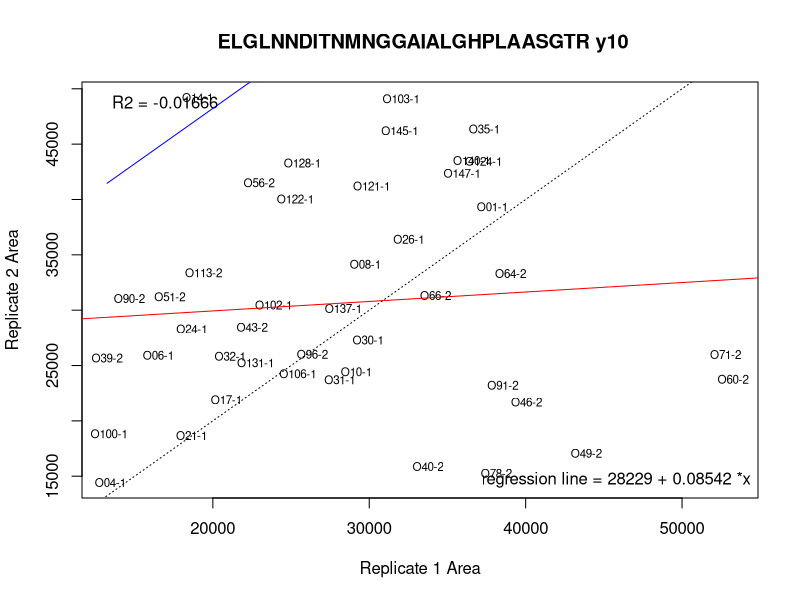
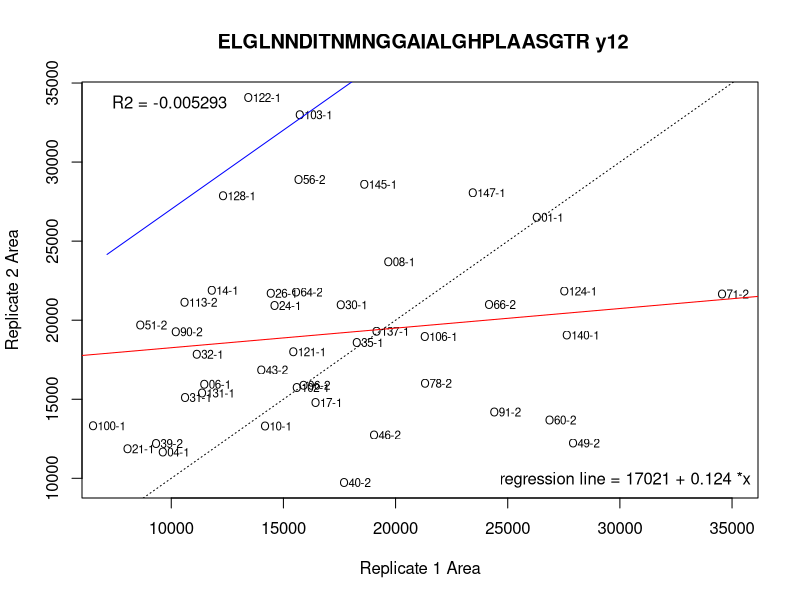
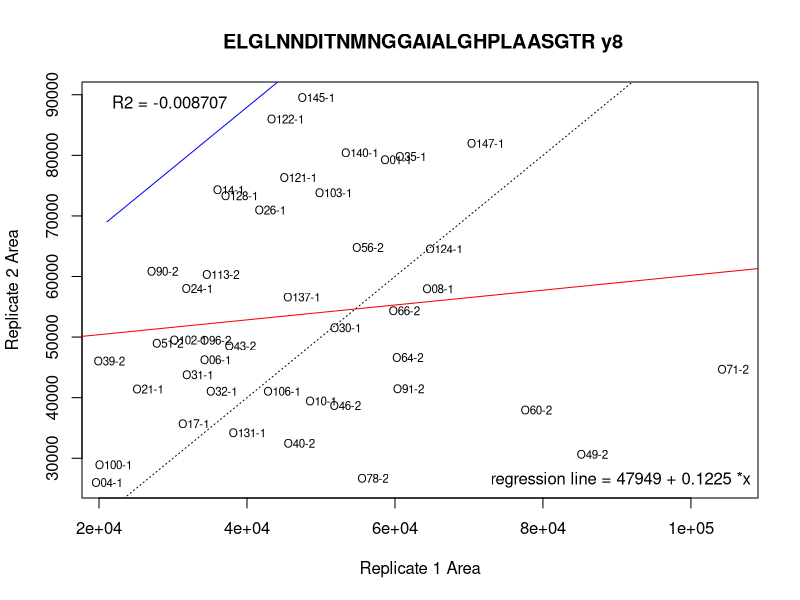
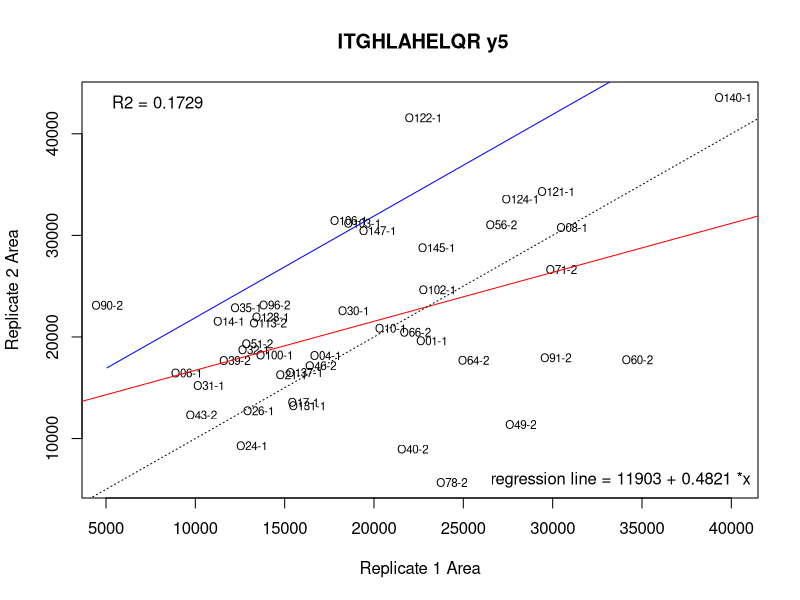
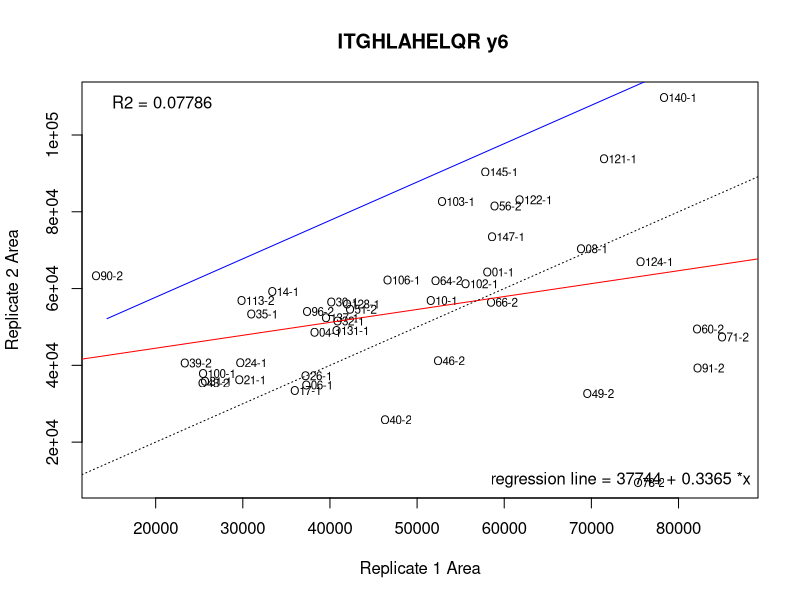
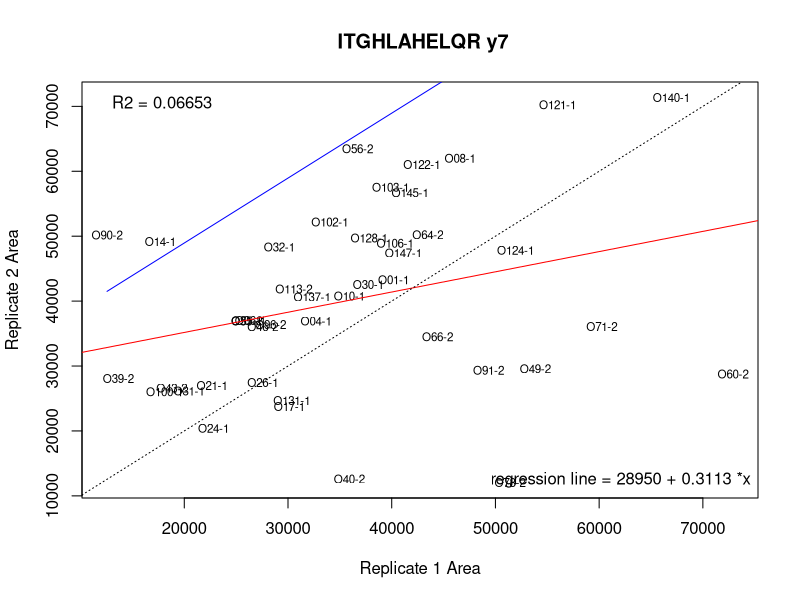
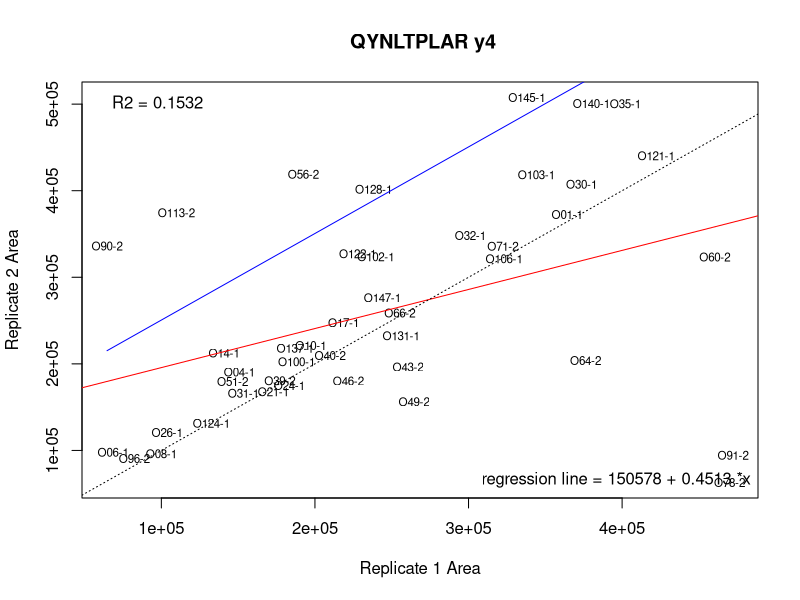
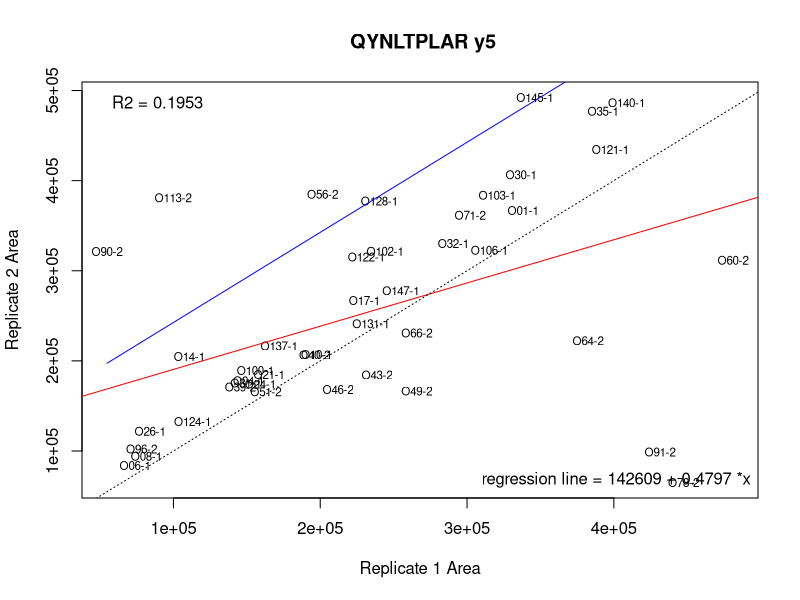

Reproduce these figures in R, in order. (Note: this script raises an error after producing the figures.)
#In this script, I'll regress my technical replicate batches against eachother, then plot an x = y line. If more than 95% of my points fall outside of a 95% CI, I will remove that transition from analysis. Finally, I'll remake my NMDS plot to see if anything improves.

#### SET WORKING DIRECTORY ####
setwd(dir = "../..") #Set the working directory to the folder with all SRM analysis files (project-oyster-oa/analyses/DNR_SRM_20170902)
getwd()

#### IMPORT DATA ####

SRMAreas <- read.csv("2017-09-12-Gigas-SRM-ReplicatesOnly-PostDilutionCurve-NoPivot-RevisedSettings-Report.csv", na.strings = "#N/A") #Specify Skyline's special way of designating N/A values
head(SRMAreas) #Confirm import
tail(SRMAreas) #Confirm import

#### CREATE A MASTER DATAFRAME ####

#I want to merge my Skyline data with sample names, sites, and eelgrass condition to create a master dataframe will all possible information

sequenceFile <- read.csv("2017-07-28-SRM-Samples-Sequence-File.csv", na.strings = "N/A") # Import sequence file
head(sequenceFile) #Confirm import
sequenceFile <- sequenceFile[,c(2,3,8)] #Keep the Replicate.Name, Comment and TIC columns
names(sequenceFile) <- c("Replicate.Name", "Sample.Number", "TIC")
head(sequenceFile) #Confirm change
masterSRMData <- merge(x = SRMAreas, y = sequenceFile, by = "Replicate.Name") #Merge the sample names and replicate names to use for analysis.
head(masterSRMData) #Confirm merge
tail(masterSRMData) #Confirm merge

biologicalReplicates <- read.csv("2017-09-06-Biological-Replicate-Information.csv", na.strings = "N/A") #Import site and eelgrass condition information (i.e. biological replicate information)
head(biologicalReplicates) #Confirm import
tail(biologicalReplicates) #Confirm import
masterSRMDataBiologicalReplicates <- merge(x = masterSRMData, y = biologicalReplicates, by = "Sample.Number") #Add biological replicate information to master list.
head(masterSRMDataBiologicalReplicates) #Confirm change
#write.csv(x = masterSRMDataBiologicalReplicates, file = "2017-09-07-Master-SRM-Data-BiologicalReplicates-NoBlanks-NoPivot.csv") #Write out master dataframe

#### SUBSET TARGET PROTEIN DATA ####

#I want only the protein/peptide/transition information and peak area

SRMDataTargetsOnly <- masterSRMDataBiologicalReplicates #Duplicate master list into a new dataframe
head(SRMDataTargetsOnly) #Confirm copy
tail(SRMDataTargetsOnly) #Confirm copy
SRMDataTargetsOnly <- SRMDataTargetsOnly[,-c(2, 5, 7, 10, 11)] #Remove extraneous columns: Replicate.Name, Transition, Peptide.Retention.Time, Site, Eelgrass
head(SRMDataTargetsOnly) #Confirm column removal
SRMDataTargetsOnly <- SRMDataTargetsOnly[! SRMDataTargetsOnly$Protein.Name %in% "PRTC peptides", ] #Remove PRTC peptide data from target protein dataframe
head(SRMDataTargetsOnly) #Confirm removal
transform(SRMDataTargetsOnly, Area = as.numeric(Area)) #Make sure Area is recognized as a numeric variable
is.numeric(SRMDataTargetsOnly$Area) #Confirm change
transform(SRMDataTargetsOnly, TIC = as.numeric(TIC)) #Make sure TIC is recognized as a numeric variable
is.numeric(SRMDataTargetsOnly$TIC) #Confirm change

#### REFORMAT TARGET ONLY DATAFRAME ####

#First I will make a new dataframe be Protein/Peptides/Transitions, with the column names as the sample number

SRMDataTargetsOnly <- SRMDataTargetsOnly[,-6] #Remove TIC column
head(SRMDataTargetsOnly) #Confirm creation

#My first step is to change my dataframe from long to wide (i.e. cast it)
library(reshape2) #Instal package to pivot table
SRMDataTargetsOnlyPivoted <- dcast(SRMDataTargetsOnly, Protein.Name + Peptide.Sequence + Fragment.Ion ~ Sample.Number) #Cast table! Protein/Peptides/Transitions remain as columns with Sample Number as column headers. Normalized.Area used as value column by default.
head(SRMDataTargetsOnlyPivoted) #Confirm cast.
SRMDataTargetsOnlyPivoted$RowNames <- paste(SRMDataTargetsOnlyPivoted$Protein.Name, SRMDataTargetsOnlyPivoted$Peptide.Sequence, SRMDataTargetsOnlyPivoted$Fragment.Ion) #Merge Protein, Peptide and Transition information into one column
head(SRMDataTargetsOnlyPivoted) #Confirm column merge
SRMDataTargetsOnlyPivoted <- SRMDataTargetsOnlyPivoted[,-c(1:3)] #Remove unmerged columns
head(SRMDataTargetsOnlyPivoted) #Confirm column removal

SRMDataTargetsOnlyPivotedCorrected <- SRMDataTargetsOnlyPivoted #Duplicate dataframe
SRMDataTargetsOnlyPivotedCorrected[is.na(SRMDataTargetsOnlyPivotedCorrected)] <- 0 #Replace NAs with 0s
head(SRMDataTargetsOnlyPivotedCorrected) #Confirm there are no NAs
rownames(SRMDataTargetsOnlyPivotedCorrected) <- SRMDataTargetsOnlyPivotedCorrected$RowNames #Set RowNames column as dataframe rownames
SRMDataTargetsOnlyPivotedCorrected <- subset(SRMDataTargetsOnlyPivotedCorrected, select = -c(RowNames)) #Remove RowNames column
head(SRMDataTargetsOnlyPivotedCorrected) #Confirm changes
#write.csv(x = SRMDataTargetsOnlyPivotedCorrected, file = "2017-10-24-Targets-Replicates-Adjacent-Columns.csv") #Write out dataframe for future use

#Now I'll take my dataframe and split it into two: one for each batch of technical replicates.

SRMDataTargetsReplicateOne <- SRMDataTargetsOnlyPivotedCorrected[, c(seq(from = 1, to = (length(SRMDataTargetsOnlyPivotedCorrected) - 1), by = 2))] #Subset all odd columns (first replicate)
colnames(SRMDataTargetsReplicateOne) #Confirm subset
SRMDataTargetsReplicateTwo <- SRMDataTargetsOnlyPivotedCorrected[, c(seq(from = 2, to = length(SRMDataTargetsOnlyPivotedCorrected), by = 2))] #Subset all even columns (first replicate)
colnames(SRMDataTargetsReplicateTwo) #Confirm subset

#Finally, I'll transpose each dataframe. The resulting dataframes will have transitions in the columns and samples in the rows.

SRMDataTransposedReplicateOne <- t(SRMDataTargetsReplicateOne) #Transpose Replicate 1 dataframe
head(SRMDataTransposedReplicateOne) #Confirm transposition
SRMDataTransposedReplicateTwo <- t(SRMDataTargetsReplicateTwo) #Transpose Replicate 2 dataframe
head(SRMDataTransposedReplicateTwo) #Confirm transposition

#### CREATE A NULL CONFIDENCE INTERVAL MODEL ####
#I FOUND THIS DOESN'T WORK BECAUSE A CONFIDENCE INTERVAL AROUND A PERFECT MODEL DOESN'T EXIST.
#In order to make a 95% confidence interval around a line, I need a model to work with.

#confidenceIntervalData <- data.frame(x = c(1:7000),y = c(1:7000)) #Create a dataframe with data for a confidence interval around a x = y line
#confidenceIntervalModel <- lm(confidenceIntervalData$y ~ confidenceIntervalData$x) #Use x values to predict y values in model

#### CALCULATE CONFIDENCE INTERVAL ####
#I need to know the MSE and SSX to calculate my confidence interval. I can calculate these values outside of my loop function since these values are not going to change between transitions.

#mse <- (summary(confidenceIntervalModel)$sigma)^2 #Calculate MSE using residual standard error from summary statistics
#ssx <- sum((confidenceIntervalData$x - mean(confidenceIntervalData$x))^2) #Calculate the sum of squares for x values
#x <- seq(from = min(confidenceIntervalData$x), to = max(confidenceIntervalData$x), by = 1) #Create a sequence of all possible x values
#y.fitted <- summary(confidenceIntervalModel)$coeff[1] + summary(confidenceIntervalModel)$coeff[2]*x #Formula for prediction line
#y.upper <- y.fitted + sqrt(2*qf(0.95, 2, 44))*sqrt(mse*(1/12 + (x - mean(confidenceIntervalData$x))^2/ssx)) #Formula for upper confidence bound. Generate critical value from F distribution, where alpha = 0.95, numerator df = 2 (estimating intercept and slope), residual standard error df = 44 (46 samples - 2).
#y.lower <- y.fitted - sqrt(2*qf(0.95, 2, 44))*sqrt(mse*(1/12 + (x - mean(confidenceIntervalData$x))^2/ssx)) #Lower confidence bound

#### CREATE PLOTS FOR EACH TRANSITION ####
#I will regress my second batch of technical replicates against my first, plot the regression line, and the x = y line with its confidence interval.

setwd(dir = "2017-10-10-Troubleshooting/2017-10-24-Confidence-Interval-Transitions/") #Change working directory so files are saved in the same directory as the R script
getwd() #Confirm changes

correlationFilenames <- data.frame(filenames = colnames(SRMDataTransposedReplicateOne),
                                   modifier = rep("confint.jpeg", 111)) #Make a dataframe of filenames
correlationFilenames$full <- paste(correlationFilenames$filenames, correlationFilenames$modifier) #Merge the two columns together in a third column. This column has the full filename that will be used
head(correlationFilenames) #Confirm changes

nTransitions <- nrow(SRMDataTargetsReplicateOne) #Number of transitions used
for(i in 1:nTransitions) { #For all transitions
  transitionModel <- lm(SRMDataTransposedReplicateTwo[,i] ~ SRMDataTransposedReplicateOne[,i]) #Predict Replicate 2 from Replicate 1
  fileName <- correlationFilenames$full[i] #Set filename choice as the ith entry
  jpeg(filename = fileName, width = 1000, height = 1000) #Save .jpeg using set filename
  plot(x= SRMDataTransposedReplicateOne[,i], y = SRMDataTransposedReplicateTwo[,i], xlab = "Replicate 1 Area", ylab = "Replicate 2 Area", main = correlationFilenames$filename[i], type = "n") #Create plot, but do not plot points
  text(x = SRMDataTransposedReplicateOne[,i], y = SRMDataTransposedReplicateTwo[,i], labels = rownames(SRMDataTransposedReplicateOne), cex = 0.7) #Plot sample ID instead of points
  abline(transitionModel, col = "red") #Plot regression
  legend("topleft", bty = "n", legend = paste("R2 =", format(summary(transitionModel)$adj.r.squared, digits=4))) #Plot R-squared value
  abline(a = 0, b  = 1, col = "black", lty = 3)
  legend("bottomright", bty = "n", legend = paste("regression line =", format(summary(transitionModel)$coeff[1], digits = 4), "+", format(summary(transitionModel)$coeff[2], digits = 4), "*x"))
  x.slope <- seq(min(SRMDataTransposedReplicateOne[,i]), max(SRMDataTransposedReplicateOne[,i]), by = 1) #Create a sequence of x values
  y.slope <- summary(transitionModel)$coeff[1] + 1*x.slope #Formula for prediction line, taking the intercept from the regression line and setting the slope to 1
  lines(lowess(x.slope, y.slope), col = "blue")
  dev.off() #Turn off plotting mechanism
}

transitionModel <- lm(SRMDataTransposedReplicateTwo[,1] ~ SRMDataTransposedReplicateOne[,1]) #Predict Replicate 2 from Replicate 1
plot(x= SRMDataTransposedReplicateOne[,1], y = SRMDataTransposedReplicateTwo[,1], xlab = "Replicate 1 Area", ylab = "Replicate 2 Area", main = correlationFilenames$filename[1], type = "n") #Create plot, but do not plot points
text(x = SRMDataTransposedReplicateOne[,1], y = SRMDataTransposedReplicateTwo[,1], labels = rownames(SRMDataTransposedReplicateOne), cex = 0.7) #Plot sample ID instead of points
x.slope <- seq(min(SRMDataTransposedReplicateOne[,1]), max(SRMDataTransposedReplicateOne[,1]), by = 1)
y.slope <- summary(transitionModel)$coeff[1] + 1*x.slope #Formula for prediction line, taking the intercept from the regression line and setting the slope to 1
lines(lowess(x.slope, y.slope), col = "blue")
